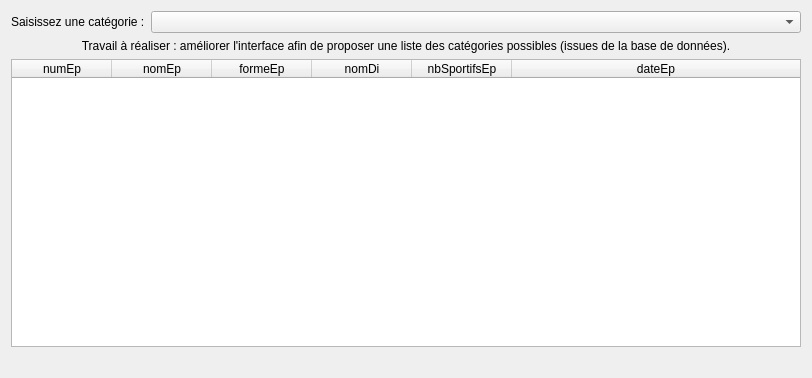
<?xml version="1.0" encoding="UTF-8"?>
<ui version="4.0">
 <class>fct_comp_3</class>
 <widget class="QDialog" name="fct_comp_3">
  <property name="geometry">
   <rect>
    <x>0</x>
    <y>0</y>
    <width>800</width>
    <height>378</height>
   </rect>
  </property>
  <property name="windowTitle">
   <string>Liste des épreuves d'une catégorie (version 2, catégories extraites de la BD)</string>
  </property>
  <layout class="QGridLayout" name="gridLayout">
   <item row="0" column="0">
    <layout class="QHBoxLayout" name="horizontalLayout">
     <item>
      <widget class="QLabel" name="label_2">
       <property name="text">
        <string>Saisissez une catégorie :</string>
       </property>
      </widget>
     </item>
     <item alignment="Qt::AlignHCenter">
      <widget class="QComboBox" name="comboBox_fct_3_categorie">
       <property name="enabled">
        <bool>true</bool>
       </property>
       <property name="minimumSize">
        <size>
         <width>650</width>
         <height>0</height>
        </size>
       </property>
      </widget>
     </item>
    </layout>
   </item>
   <item row="1" column="0">
    <widget class="QLabel" name="label">
     <property name="text">
      <string>Travail à réaliser : améliorer l'interface afin de proposer une liste des catégories possibles (issues de la base de données).</string>
     </property>
     <property name="alignment">
      <set>Qt::AlignCenter</set>
     </property>
     <property name="wordWrap">
      <bool>true</bool>
     </property>
    </widget>
   </item>
   <item row="2" column="0">
    <widget class="QTableWidget" name="table_fct_comp_3">
     <attribute name="horizontalHeaderMinimumSectionSize">
      <number>50</number>
     </attribute>
     <attribute name="horizontalHeaderStretchLastSection">
      <bool>true</bool>
     </attribute>
     <attribute name="verticalHeaderVisible">
      <bool>false</bool>
     </attribute>
     <column>
      <property name="text">
       <string>numEp</string>
      </property>
     </column>
     <column>
      <property name="text">
       <string>nomEp</string>
      </property>
     </column>
     <column>
      <property name="text">
       <string>formeEp</string>
      </property>
     </column>
     <column>
      <property name="text">
       <string>nomDi</string>
      </property>
     </column>
     <column>
      <property name="text">
       <string>nbSportifsEp</string>
      </property>
     </column>
     <column>
      <property name="text">
       <string>dateEp</string>
      </property>
     </column>
    </widget>
   </item>
   <item row="3" column="0">
    <widget class="QLabel" name="label_fct_comp_3">
     <property name="text">
      <string/>
     </property>
     <property name="alignment">
      <set>Qt::AlignCenter</set>
     </property>
    </widget>
   </item>
  </layout>
 </widget>
 <resources/>
 <connections>
  <connection>
   <sender>comboBox_fct_3_categorie</sender>
   <signal>currentTextChanged(QString)</signal>
   <receiver>fct_comp_3</receiver>
   <slot>refreshResult()</slot>
   <hints>
    <hint type="sourcelabel">
     <x>410</x>
     <y>18</y>
    </hint>
    <hint type="destinationlabel">
     <x>355</x>
     <y>-133</y>
    </hint>
   </hints>
  </connection>
 </connections>
 <slots>
  <slot>refreshResult()</slot>
 </slots>
</ui>
